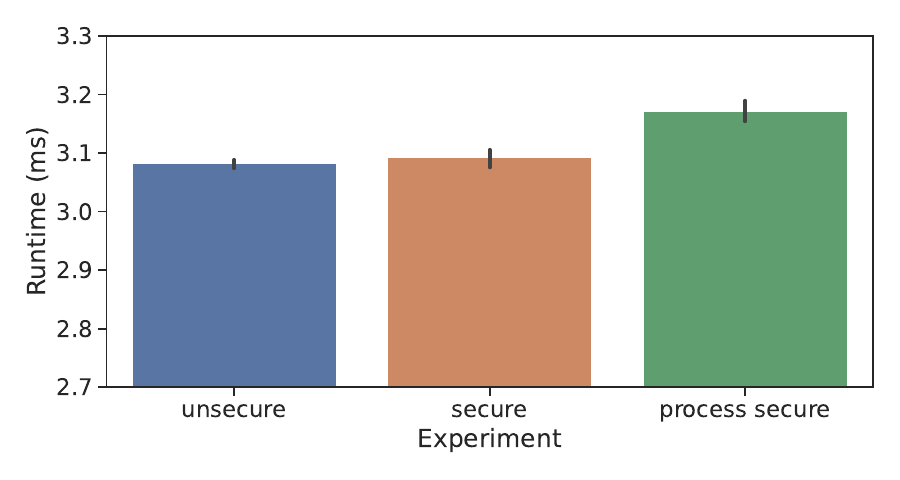

Reproduce this figure in Python.
import seaborn as sns
import pandas as pd
import matplotlib.pyplot as plt

sns.set(rc={'figure.figsize':(9,4.8)})
sns.set(font_scale=1.5)
sns.set_style("ticks")
def read_data(name, file):
    file1 = open(file)
    res = []
    for line in file1:
        if "numCycles" in line:
            splitted = line.split()
            val = int(splitted[1])/1000000
            res.append([name, val])
    return res[1:]

data= read_data("unsecure", "unsecure-5.txt") + read_data("secure", "secure-5.txt") + read_data("process secure", "procsec-5.txt")

print(data)
df = pd.DataFrame(data, columns=["Experiment","Runtime (ms)"])


sns.barplot(data=df, x="Experiment", y="Runtime (ms)")
plt.ylim(2.7, 3.3)
plt.tight_layout()
plt.savefig("sqlite.pdf")
